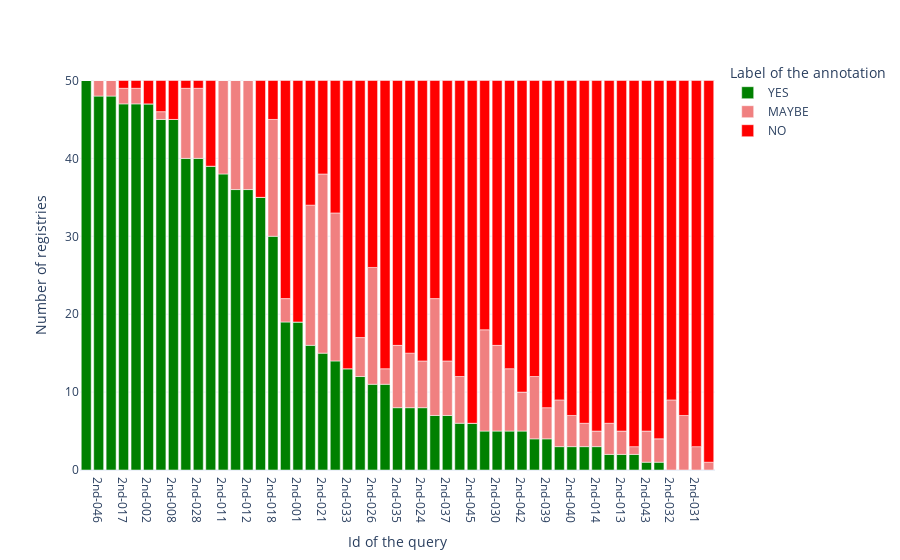

Source (notebook cell):
### Markdown cell above
# Describe dataset

### Code cell
df_plot = (
    df_annotations

    .merge(df_queries, on="query_id", how="left")

    .groupby(["query_id", "query_text"])
    ["annotation_label"]
    .value_counts()
    .unstack("annotation_label")
    .fillna(0)
    .assign(MAYBE=lambda df: df.sum(axis=1).max() - df.sum(axis=1))
    .sort_values(["YES", "NO"], ascending=[False, True])
)

fig = (
    px.bar(
        df_plot.reset_index(), 
        x="query_id", 
        y=["YES", "NO", "MAYBE"], 
        color="variable", 
        color_discrete_map={"YES": "green", "NO": "red", "MAYBE": "lightcoral"}, 
        category_orders={"variable": ["YES", "MAYBE", "NO"], "query_id": df_plot.index}, 
        labels={"query_id": "Id of the query", "value": "Number of registries", "variable": "Label of the annotation"}, 
    )
)
fig.show()

### Figure 1 — Plotly figure (JSON) as saved in the notebook; plotly's stock layout.template omitted (floating-point values rounded to 4 significant figures)
{"data": [{"hovertemplate": "Label of the annotation=YES<br>Id of the query=%{x}<br>Number of registries=%{y}<extra></extra>", "legendgroup": "YES", "marker": {"color": "green", "pattern": {"shape": ""}}, "name": "YES", "orientation": "v", "showlegend": true, "textposition": "auto", "type": "bar", "x": ["2nd-022", "2nd-046", "2nd-050", "2nd-017", "2nd-051", "2nd-002", "2nd-048", "2nd-008", "2nd-025", "2nd-028", "2nd-049", "2nd-011", "2nd-004", "2nd-012", "2nd-016", "2nd-018", "2nd-047", "2nd-001", "2nd-003", "2nd-021", "2nd-019", "2nd-033", "2nd-034", "2nd-026", "2nd-005", "2nd-035", "2nd-038", "2nd-024", "2nd-020", "2nd-037", "2nd-007", "2nd-045", "2nd-044", "2nd-030", "2nd-006", "2nd-042", "2nd-023", "2nd-039", "2nd-036", "2nd-040", "2nd-041", "2nd-014", "2nd-010", "2nd-013", "2nd-009", "2nd-043", "2nd-027", "2nd-032", "2nd-029", "2nd-031", "2nd-015"], "xaxis": "x", "y": [50.0, 48.0, 48.0, 47.0, 47.0, 47.0, 45.0, 45.0, 40.0, 40.0, 39.0, 38.0, 36.0, 36.0, 35.0, 30.0, 19.0, 19.0, 16.0, 15.0, 14.0, 13.0, 12.0, 11.0, 11.0, 8.0, 8.0, 8.0, 7.0, 7.0, 6.0, 6.0, 5.0, 5.0, 5.0, 5.0, 4.0, 4.0, 3.0, 3.0, 3.0, 3.0, 2.0, 2.0, 2.0, 1.0, 1.0, 0.0, 0.0, 0.0, 0.0], "yaxis": "y"}, {"hovertemplate": "Label of the annotation=MAYBE<br>Id of the query=%{x}<br>Number of registries=%{y}<extra></extra>", "legendgroup": "MAYBE", "marker": {"color": "lightcoral", "pattern": {"shape": ""}}, "name": "MAYBE", "orientation": "v", "showlegend": true, "textposition": "auto", "type": "bar", "x": ["2nd-022", "2nd-046", "2nd-050", "2nd-017", "2nd-051", "2nd-002", "2nd-048", "2nd-008", "2nd-025", "2nd-028", "2nd-049", "2nd-011", "2nd-004", "2nd-012", "2nd-016", "2nd-018", "2nd-047", "2nd-001", "2nd-003", "2nd-021", "2nd-019", "2nd-033", "2nd-034", "2nd-026", "2nd-005", "2nd-035", "2nd-038", "2nd-024", "2nd-020", "2nd-037", "2nd-007", "2nd-045", "2nd-044", "2nd-030", "2nd-006", "2nd-042", "2nd-023", "2nd-039", "2nd-036", "2nd-040", "2nd-041", "2nd-014", "2nd-010", "2nd-013", "2nd-009", "2nd-043", "2nd-027", "2nd-032", "2nd-029", "2nd-031", "2nd-015"], "xaxis": "x", "y": [0.0, 2.0, 2.0, 2.0, 2.0, 0.0, 1.0, 0.0, 9.0, 9.0, 0.0, 12.0, 14.0, 14.0, 0.0, 15.0, 3.0, 0.0, 18.0, 23.0, 19.0, 0.0, 5.0, 15.0, 2.0, 8.0, 7.0, 6.0, 15.0, 7.0, 6.0, 0.0, 13.0, 11.0, 8.0, 5.0, 8.0, 4.0, 6.0, 4.0, 3.0, 2.0, 4.0, 3.0, 1.0, 4.0, 3.0, 9.0, 7.0, 3.0, 1.0], "yaxis": "y"}, {"hovertemplate": "Label of the annotation=NO<br>Id of the query=%{x}<br>Number of registries=%{y}<extra></extra>", "legendgroup": "NO", "marker": {"color": "red", "pattern": {"shape": ""}}, "name": "NO", "orientation": "v", "showlegend": true, "textposition": "auto", "type": "bar", "x": ["2nd-022", "2nd-046", "2nd-050", "2nd-017", "2nd-051", "2nd-002", "2nd-048", "2nd-008", "2nd-025", "2nd-028", "2nd-049", "2nd-011", "2nd-004", "2nd-012", "2nd-016", "2nd-018", "2nd-047", "2nd-001", "2nd-003", "2nd-021", "2nd-019", "2nd-033", "2nd-034", "2nd-026", "2nd-005", "2nd-035", "2nd-038", "2nd-024", "2nd-020", "2nd-037", "2nd-007", "2nd-045", "2nd-044", "2nd-030", "2nd-006", "2nd-042", "2nd-023", "2nd-039", "2nd-036", "2nd-040", "2nd-041", "2nd-014", "2nd-010", "2nd-013", "2nd-009", "2nd-043", "2nd-027", "2nd-032", "2nd-029", "2nd-031", "2nd-015"], "xaxis": "x", "y": [0.0, 0.0, 0.0, 1.0, 1.0, 3.0, 4.0, 5.0, 1.0, 1.0, 11.0, 0.0, 0.0, 0.0, 15.0, 5.0, 28.0, 31.0, 16.0, 12.0, 17.0, 37.0, 33.0, 24.0, 37.0, 34.0, 35.0, 36.0, 28.0, 36.0, 38.0, 44.0, 32.0, 34.0, 37.0, 40.0, 38.0, 42.0, 41.0, 43.0, 44.0, 45.0, 44.0, 45.0, 47.0, 45.0, 46.0, 41.0, 43.0, 47.0, 49.0], "yaxis": "y"}], "layout": {"barmode": "relative", "legend": {"title": {"text": "Label of the annotation"}, "tracegroupgap": 0}, "margin": {"t": 60}, "xaxis": {"anchor": "y", "categoryarray": [["2nd-022", "Diabetes type 2"], ["2nd-046", "advanced lung cancer"], ["2nd-050", "metastatic breast cancer female"], ["2nd-017", "Diabetes type 1 children"], ["2nd-051", "metastatic breast cancer female survival"], ["2nd-002", "Diabetes mellitus"], ["2nd-048", "lung cancer radiotherapy"], ["2nd-008", "Diabetes mellitus Europe"], ["2nd-025", "Diabetes type 2  metformin"], ["2nd-028", "Diabetes type 2 glucophage"], ["2nd-049", "metastatic breast cancer"], ["2nd-011", "Diabetes mellitus glucophage"], ["2nd-004", "Diabetes mellitus A1c levels"], ["2nd-012", "Diabetes mellitus metformin"], ["2nd-016", "Diabetes type 1 adult"], ["2nd-018", "Diabetes type 1 children depression"], ["2nd-047", "lung cancer germany"], ["2nd-001", "Breast cancer France"], ["2nd-003", "Diabetes mellitus  quality of life"], ["2nd-021", "Diabetes type 1 quality of life children"], ["2nd-019", "Diabetes type 1 quality of life"], ["2nd-033", "Myasthenia gravis Sweden"], ["2nd-034", "Myasthenia gravis adult"], ["2nd-026", "Diabetes type 2  quality of life"], ["2nd-005", "Diabetes mellitus A1c levels China"], ["2nd-035", "Myasthenia gravis biologic"], ["2nd-038", "Myasthenia gravis eculizumab adult"], ["2nd-024", "Diabetes type 2  Canada insulin"], ["2nd-020", "Diabetes type 1 quality of life adult"], ["2nd-037", "Myasthenia gravis eculizumab"], ["2nd-007", "Diabetes mellitus Canada insulin"], ["2nd-045", "Myasthenia gravis zilucoplan"], ["2nd-044", "Myasthenia gravis rituximab"], ["2nd-030", "Myasthenia gravis MG-ADL"], ["2nd-006", "Diabetes mellitus Canada glucose level"], ["2nd-042", "Myasthenia gravis exacerbations"], ["2nd-023", "Diabetes type 2  Canada glucose level"], ["2nd-039", "Myasthenia gravis eculizumab adult USA"], ["2nd-036", "Myasthenia gravis biologic Europe"], ["2nd-040", "Myasthenia gravis eculizumab adult United States"], ["2nd-041", "Myasthenia gravis eculizumab adult United States of America"], ["2nd-014", "Diabetes type 1 Canada insulin"], ["2nd-010", "Diabetes mellitus amputations France"], ["2nd-013", "Diabetes type 1 Canada glucose level"], ["2nd-009", "Diabetes mellitus South Africa"], ["2nd-043", "Myasthenia gravis exacerbations Australia"], ["2nd-027", "Diabetes type 2 South Africa"], ["2nd-032", "Myasthenia gravis MG-ADL Sweden"], ["2nd-029", "Myasthenia gravis Australia"], ["2nd-031", "Myasthenia gravis MG-ADL Australia"], ["2nd-015", "Diabetes type 1 South Africa"]], "categoryorder": "array", "domain": [0, 1], "title": {"text": "Id of the query"}}, "yaxis": {"anchor": "x", "domain": [0, 1], "title": {"text": "Number of registries"}}}}
